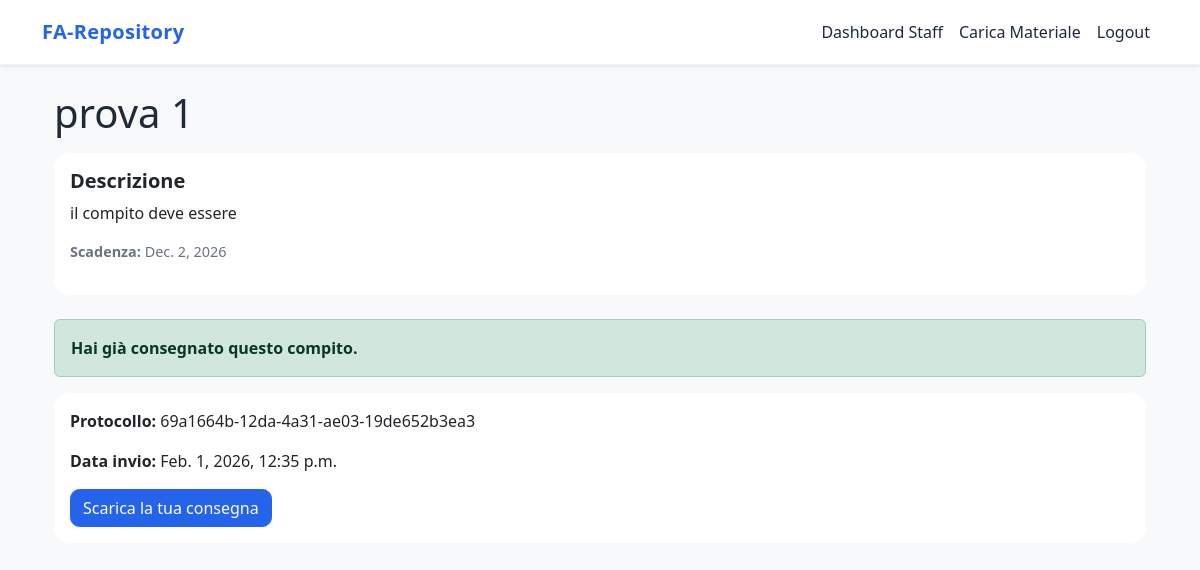
The app's page /assignments/1/ (signed in) with its own data.
### assignments/models.py (models this page shows, shortened)
class Assignment(models.Model):
    title = models.CharField(max_length=200)
    description = models.TextField()
    due_date = models.DateField()

class Submission(models.Model):
    assignment = models.ForeignKey(Assignment, on_delete=models.CASCADE)
    student = models.ForeignKey(settings.AUTH_USER_MODEL, on_delete=models.CASCADE)
    file = models.FileField(upload_to=submission_upload_path)
    submitted_at = models.DateTimeField(auto_now_add=True)
    protocol_number = models.UUIDField(default=uuid.uuid4, editable=False, unique=True)

### assignments/views.py (the view, shortened to what this page needs)
# urls.py: path("<int:pk>/", views.assignment_detail, name="assignment_detail"),
@login_required
def assignment_detail(request, pk):
    assignment = get_object_or_404(Assignment, pk=pk)
    submission = Submission.objects.filter(
        assignment=assignment,
        student=request.user
    ).first()
    if submission:
        form = None
    return render(request, "assignments/assignment_detail.html", {
        "assignment": assignment,
        "submission": submission,
        "form": form,
    })

### assignments/templates/assignments/assignment_detail.html (shortened to what this page needs)
{% extends "core/base.html" %}
{% block content %}
<div class="container">
    <h1 class="mb-3">{{ assignment.title }}</h1>
    <div class="card mb-4">
        <div class="card-body">
            <h5 class="card-title">Descrizione</h5>
            <p class="card-text">{{ assignment.description }}</p>
            <p class="text-muted">
                <strong>Scadenza:</strong> {{ assignment.due_date }}
            </p>
        </div>
    </div>
    {% if submission %}
        <div class="alert alert-success">
            <strong>Hai già consegnato questo compito.</strong>
        </div>
        <div class="card">
            <div class="card-body">
                <p><strong>Protocollo:</strong> {{ submission.protocol_number }}</p>
                <p><strong>Data invio:</strong> {{ submission.submitted_at }}</p>
                {% if submission.file %}
                    <a href="{{ submission.file.url }}" class="btn btn-primary">
                        Scarica la tua consegna
                    </a>
                {% else %}
                    <span class="badge bg-success">Consegnato a mano</span>
                {% endif %}
            </div>
        </div>
    {% endif %}
</div>
{% endblock %}

### core/static/core/style.css (style rules this page uses)
body { background-color: #F8FAFC; font-family: system-ui, -apple-system, "Segoe UI", Roboto, sans-serif; color: #1F2937; }
.card { border: none; border-radius: 1rem; background-color: #FFFFFF; transition: transform 0.2s ease, box-shadow 0.2s ease; }
.card-title { font-weight: 600; }
.btn { border-radius: 0.6rem; font-weight: 500; }
.btn-primary { background-color: #2563EB; border-color: #2563EB; }
.text-muted { color: #6B7280 !important; font-size: 0.9rem; }

### records on screen
Assignment: title "prova 1", description "il compito deve essere", due_date "Dec. 2, 2026"
Submission: protocol_number "69a1664b-12da-4a31-ae03-19de652b3ea3", submitted_at "Feb. 1, 2026, 12:35 p.m."
